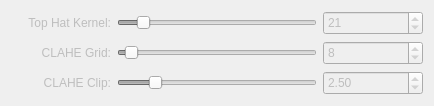
        <widget class="QWidget" name="noise_contrast_tab">
         <property name="enabled">
          <bool>false</bool>
         </property>
         <attribute name="title">
          <string>Contrast Boost</string>
         </attribute>
         <layout class="QGridLayout" name="gridLayout_15">
          <item row="1" column="2">
           <widget class="QSpinBox" name="clahe_grid_size_spin">
            <property name="sizePolicy">
             <sizepolicy hsizetype="Fixed" vsizetype="Maximum">
              <horstretch>0</horstretch>
              <verstretch>0</verstretch>
             </sizepolicy>
            </property>
            <property name="minimumSize">
             <size>
              <width>100</width>
              <height>24</height>
             </size>
            </property>
            <property name="font">
             <font>
              <pointsize>9</pointsize>
             </font>
            </property>
            <property name="toolTip">
             <string/>
            </property>
            <property name="minimum">
             <number>1</number>
            </property>
            <property name="maximum">
             <number>200</number>
            </property>
            <property name="singleStep">
             <number>1</number>
            </property>
            <property name="value">
             <number>8</number>
            </property>
           </widget>
          </item>
          <item row="2" column="1">
           <widget class="QSlider" name="clahe_clip_limit_slider">
            <property name="sizePolicy">
             <sizepolicy hsizetype="Minimum" vsizetype="Maximum">
              <horstretch>0</horstretch>
              <verstretch>0</verstretch>
             </sizepolicy>
            </property>
            <property name="minimumSize">
             <size>
              <width>200</width>
              <height>0</height>
             </size>
            </property>
            <property name="toolTip">
             <string/>
            </property>
            <property name="minimum">
             <number>10</number>
            </property>
            <property name="maximum">
             <number>100</number>
            </property>
            <property name="value">
             <number>25</number>
            </property>
            <property name="orientation">
             <enum>Qt::Orientation::Horizontal</enum>
            </property>
            <property name="tickPosition">
             <enum>QSlider::TickPosition::NoTicks</enum>
            </property>
            <property name="tickInterval">
             <number>0</number>
            </property>
           </widget>
          </item>
          <item row="0" column="0">
           <widget class="QLabel" name="top_hat_kernel_label">
            <property name="sizePolicy">
             <sizepolicy hsizetype="Fixed" vsizetype="Maximum">
              <horstretch>0</horstretch>
              <verstretch>0</verstretch>
             </sizepolicy>
            </property>
            <property name="minimumSize">
             <size>
              <width>100</width>
              <height>24</height>
             </size>
            </property>
            <property name="cursor">
             <cursorShape>WhatsThisCursor</cursorShape>
            </property>
            <property name="toolTip">
             <string>Emphasizes bright thin-ish features on dark background.</string>
            </property>
            <property name="text">
             <string>Top Hat Kernel:</string>
            </property>
            <property name="alignment">
             <set>Qt::AlignmentFlag::AlignRight|Qt::AlignmentFlag::AlignTrailing|Qt::AlignmentFlag::AlignVCenter</set>
            </property>
           </widget>
          </item>
          <item row="1" column="1">
           <widget class="QSlider" name="clahe_grid_size_slider">
            <property name="sizePolicy">
             <sizepolicy hsizetype="Minimum" vsizetype="Maximum">
              <horstretch>0</horstretch>
              <verstretch>0</verstretch>
             </sizepolicy>
            </property>
            <property name="minimumSize">
             <size>
              <width>200</width>
              <height>0</height>
             </size>
            </property>
            <property name="toolTip">
             <string/>
            </property>
            <property name="minimum">
             <number>1</number>
            </property>
            <property name="maximum">
             <number>200</number>
            </property>
            <property name="singleStep">
             <number>1</number>
            </property>
            <property name="value">
             <number>8</number>
            </property>
            <property name="orientation">
             <enum>Qt::Orientation::Horizontal</enum>
            </property>
            <property name="tickPosition">
             <enum>QSlider::TickPosition::NoTicks</enum>
            </property>
            <property name="tickInterval">
             <number>0</number>
            </property>
           </widget>
          </item>
          <item row="2" column="0">
           <widget class="QLabel" name="clahe_clip_limit_label">
            <property name="sizePolicy">
             <sizepolicy hsizetype="Fixed" vsizetype="Maximum">
              <horstretch>0</horstretch>
              <verstretch>0</verstretch>
             </sizepolicy>
            </property>
            <property name="minimumSize">
             <size>
              <width>100</width>
              <height>24</height>
             </size>
            </property>
            <property name="cursor">
             <cursorShape>WhatsThisCursor</cursorShape>
            </property>
            <property name="toolTip">
             <string>Contrast clip limit for CLAHE equalization.</string>
            </property>
            <property name="text">
             <string>CLAHE Clip:</string>
            </property>
            <property name="alignment">
             <set>Qt::AlignmentFlag::AlignRight|Qt::AlignmentFlag::AlignTrailing|Qt::AlignmentFlag::AlignVCenter</set>
            </property>
           </widget>
          </item>
          <item row="2" column="2">
           <widget class="QDoubleSpinBox" name="clahe_clip_limit_spin">
            <property name="sizePolicy">
             <sizepolicy hsizetype="Fixed" vsizetype="Maximum">
              <horstretch>0</horstretch>
              <verstretch>0</verstretch>
             </sizepolicy>
            </property>
            <property name="minimumSize">
             <size>
              <width>100</width>
              <height>24</height>
             </size>
            </property>
            <property name="font">
             <font>
              <pointsize>9</pointsize>
             </font>
            </property>
            <property name="toolTip">
             <string/>
            </property>
            <property name="minimum">
             <double>0.000000000000000</double>
            </property>
            <property name="maximum">
             <double>180.000000000000000</double>
            </property>
            <property name="value">
             <double>2.500000000000000</double>
            </property>
           </widget>
          </item>
          <item row="1" column="0">
           <widget class="QLabel" name="clahe_grid_size_label">
            <property name="sizePolicy">
             <sizepolicy hsizetype="Fixed" vsizetype="Maximum">
              <horstretch>0</horstretch>
              <verstretch>0</verstretch>
             </sizepolicy>
            </property>
            <property name="minimumSize">
             <size>
              <width>100</width>
              <height>24</height>
             </size>
            </property>
            <property name="cursor">
             <cursorShape>WhatsThisCursor</cursorShape>
            </property>
            <property name="toolTip">
             <string>Contrast kernel/grid size for CLAHE equalization.</string>
            </property>
            <property name="text">
             <string>CLAHE Grid:</string>
            </property>
            <property name="alignment">
             <set>Qt::AlignmentFlag::AlignRight|Qt::AlignmentFlag::AlignTrailing|Qt::AlignmentFlag::AlignVCenter</set>
            </property>
           </widget>
          </item>
          <item row="0" column="2">
           <widget class="QSpinBox" name="top_hat_kernel_spin">
            <property name="sizePolicy">
             <sizepolicy hsizetype="Fixed" vsizetype="Maximum">
              <horstretch>0</horstretch>
              <verstretch>0</verstretch>
             </sizepolicy>
            </property>
            <property name="minimumSize">
             <size>
              <width>100</width>
              <height>24</height>
             </size>
            </property>
            <property name="font">
             <font>
              <pointsize>9</pointsize>
             </font>
            </property>
            <property name="toolTip">
             <string/>
            </property>
            <property name="minimum">
             <number>1</number>
            </property>
            <property name="maximum">
             <number>200</number>
            </property>
            <property name="singleStep">
             <number>1</number>
            </property>
            <property name="value">
             <number>21</number>
            </property>
           </widget>
          </item>
          <item row="0" column="1">
           <widget class="QSlider" name="top_hat_kernel_slider">
            <property name="sizePolicy">
             <sizepolicy hsizetype="Minimum" vsizetype="Maximum">
              <horstretch>0</horstretch>
              <verstretch>0</verstretch>
             </sizepolicy>
            </property>
            <property name="minimumSize">
             <size>
              <width>200</width>
              <height>0</height>
             </size>
            </property>
            <property name="toolTip">
             <string/>
            </property>
            <property name="minimum">
             <number>1</number>
            </property>
            <property name="maximum">
             <number>200</number>
            </property>
            <property name="singleStep">
             <number>1</number>
            </property>
            <property name="value">
             <number>21</number>
            </property>
            <property name="orientation">
             <enum>Qt::Orientation::Horizontal</enum>
            </property>
            <property name="tickPosition">
             <enum>QSlider::TickPosition::NoTicks</enum>
            </property>
            <property name="tickInterval">
             <number>0</number>
            </property>
           </widget>
          </item>
          <item row="3" column="0" colspan="3">
           <spacer name="verticalSpacer_4">
            <property name="orientation">
             <enum>Qt::Orientation::Vertical</enum>
            </property>
            <property name="sizeType">
             <enum>QSizePolicy::Policy::Minimum</enum>
            </property>
            <property name="sizeHint" stdset="0">
             <size>
              <width>0</width>
              <height>0</height>
             </size>
            </property>
           </spacer>
          </item>
         </layout>
        </widget>
